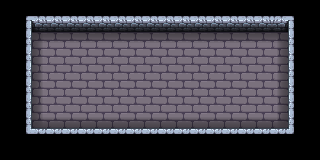

Below is a game level as drawn by its tile map, then a one-line description and the .tmx file that defines it, in full:
An orthogonal 20x10 tile map with 16x16 px tiles, 2 tile layers (Walls, Floor).

<map version="1.10" tiledversion="1.10.2" orientation="orthogonal" renderorder="right-down" width="20" height="10" tilewidth="16" tileheight="16" infinite="0" nextlayerid="3" nextobjectid="1">
 <tileset firstgid="1" source="dungeonTileset.tsx" />
 <layer id="1" name="Walls" width="20" height="10">
  <data encoding="csv">
0,0,0,0,0,0,0,0,0,0,0,0,0,0,0,0,0,0,0,0,
0,22,24,14,14,14,14,14,14,14,14,14,14,14,14,14,14,25,18,0,
0,21,0,0,0,0,0,0,0,0,0,0,0,0,0,0,0,0,17,0,
0,21,0,0,0,0,0,0,0,0,0,0,0,0,0,0,0,0,17,0,
0,21,0,0,0,0,0,0,0,0,0,0,0,0,0,0,0,0,17,0,
0,21,0,0,0,0,0,0,0,0,0,0,0,0,0,0,0,0,17,0,
0,21,0,0,0,0,0,0,0,0,0,0,0,0,0,0,0,0,17,0,
0,21,0,0,0,0,0,0,0,0,0,0,0,0,0,0,0,0,17,0,
0,19,23,23,23,23,23,23,23,23,23,23,23,23,23,23,23,23,15,0,
0,0,0,0,0,0,0,0,0,0,0,0,0,0,0,0,0,0,0,0
</data>
 </layer>
 <layer id="2" name="Floor" width="20" height="10">
  <data encoding="csv">
0,0,0,0,0,0,0,0,0,0,0,0,0,0,0,0,0,0,0,0,
0,0,0,0,0,0,0,0,0,0,0,0,0,0,0,0,0,0,0,0,
0,0,39,38,38,38,38,38,38,38,38,38,38,38,38,38,38,41,0,0,
0,0,36,28,28,28,28,28,28,28,28,28,28,28,28,28,28,43,0,0,
0,0,36,28,28,28,28,28,28,28,28,28,28,28,28,28,28,43,0,0,
0,0,36,28,28,28,28,28,28,28,28,28,28,28,28,28,28,43,0,0,
0,0,36,28,28,28,28,28,28,28,28,28,28,28,28,28,28,43,0,0,
0,0,32,31,31,31,31,31,31,31,31,31,31,31,31,31,31,34,0,0,
0,0,0,0,0,0,0,0,0,0,0,0,0,0,0,0,0,0,0,0,
0,0,0,0,0,0,0,0,0,0,0,0,0,0,0,0,0,0,0,0
</data>
 </layer>
</map>
